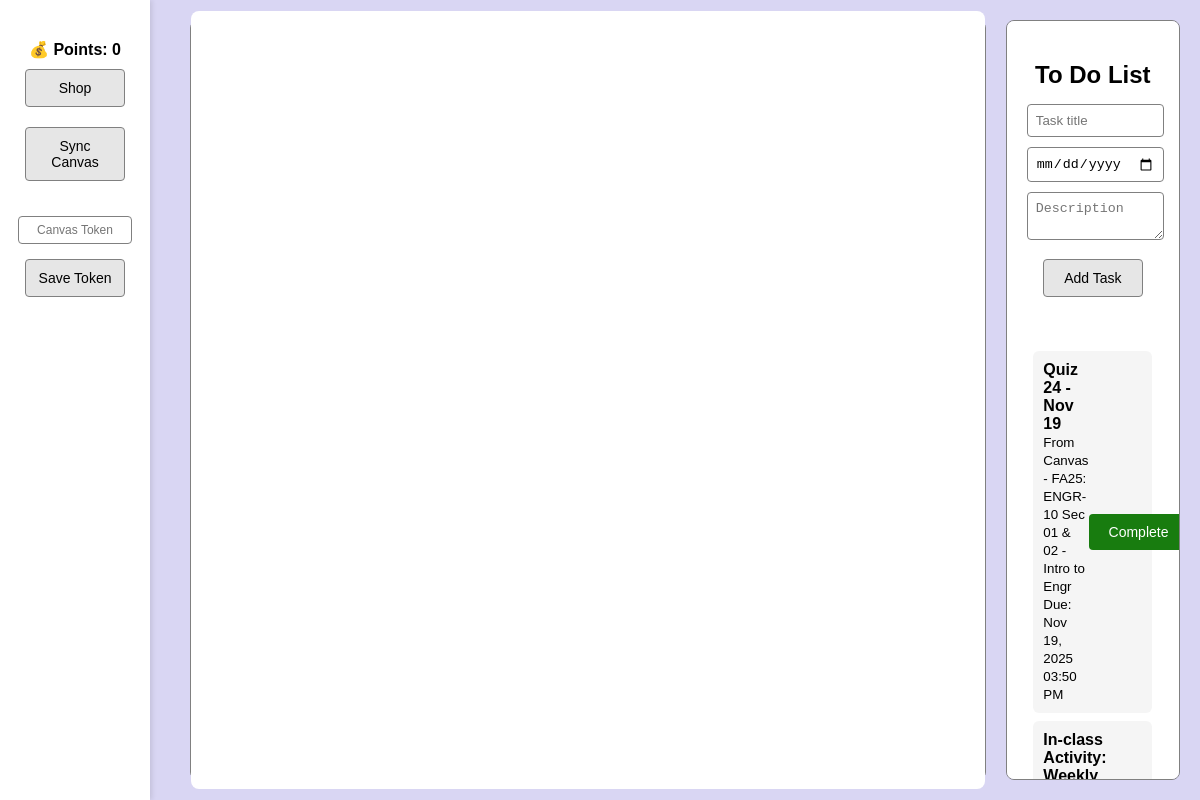
/home/ (signed in), run on an earlier commit of the app's database.
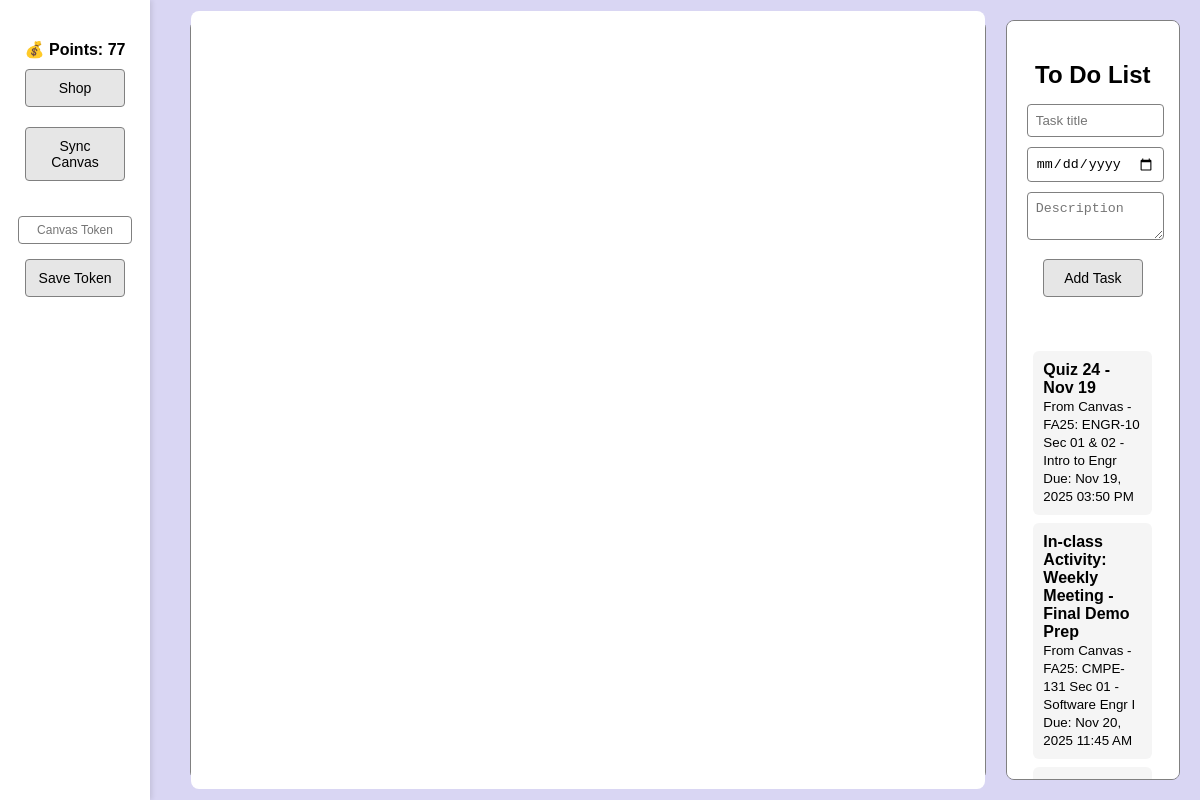
And on a later commit of the database.
### todolist/models.py (models this page shows, shortened)
class UserProfile(models.Model):
    user = models.OneToOneField(User, on_delete=models.CASCADE)
    canvas_token = models.CharField(max_length=255, blank=True, null=True)
    points = models.IntegerField(default=0)

class Task(models.Model):
    user = models.ForeignKey(User, on_delete=models.CASCADE, null=True, blank=True)
    task = models.CharField(max_length=200)
    task_desc = models.CharField(max_length=500, blank=True)
    due_date = models.DateTimeField(null=True, blank=True)
    point_value = models.IntegerField(default=0)
    completed = models.BooleanField(default=False)

### todolist/views.py (the view, shortened to what this page needs)
# urls.py: path('home/', views.home, name='home'),
@login_required(login_url='login')
def home(request):
    tasks = Task.objects.filter(user=request.user).order_by('due_date')
    profile, _ = UserProfile.objects.get_or_create(user=request.user)
    return render(request, 'home.html', {'tasks': tasks, 'profile': profile})

### templates/home.html (shortened to what this page needs)
<!DOCTYPE html>
<html lang="en">
<head>
</head>
<body>
  <div class="sidebar">
    <div style="margin-top:20px; font-weight:bold;">
      💰 Points: {{ profile.points }}
    </div>
    <a href="{% url 'shop' %}">
      <button>Shop</button>
    </a>
    <form method="POST" action="{% url 'sync_canvas' %}">
      <button type="submit">Sync Canvas</button>
    </form>
    <form method="POST" action="{% url 'save_token' %}">
      <input type="password" name="token" placeholder="Canvas Token">
      <button type="submit">Save Token</button>
    </form>
  </div>
  <div class="main">
    <div class="calendar-section">
      <div id="calendar"></div>
    </div>
    <div class="todo-section">
      <h2>To Do List</h2>
      <form method="POST">
        <input type="text" name="task" placeholder="Task title" required><br>
        <input type="date" name="due_date"><br>
        <textarea name="task_desc" placeholder="Description"></textarea><br>
        <button type="submit" name="add_task">Add Task</button>
      </form>
      <ul>
        {% for task in tasks %}
        <li>
          <div>
            <strong>{{ task.task }}</strong><br>
            {% if task.task_desc %}
            <small>{{ task.task_desc }}</small><br>
            {% endif %}
            <small>Due: {{ task.due_date|date:"M d, Y h:i A" }}</small>
          </div>
          <div style="display:flex; gap:6px; align-items:center;">
            {% if not task.completed %}
            <form method="POST" style="margin:0;">
              <button type="submit" name="complete_task" class="complete-btn">Complete</button>
            </form>
            {% endif %}
          </div>
        </li>
        {% empty %}
        <li>No tasks yet! Add one above 👆</li>
        {% endfor %}
      </ul>
    </div>
  </div>
  <link href="https://cdn.jsdelivr.net/npm/fullcalendar@6.1.8/index.global.min.css" rel="stylesheet">
</body>
</html>

What changed in the data, as far as the page shows it:
removed Task: task "In-class Activity: Weekly…"
changed UserProfile: points "0" → "77"
added Task: task "In-class Activity: Weekly Meeting - Final Demo Prep", task_desc "From Canvas - FA25: CMPE-131 Sec 01 - Software Engr I", due_date "Nov 20, 2025 11:45 AM"
